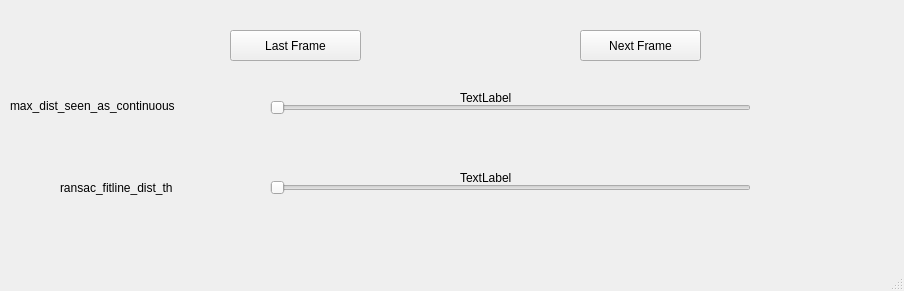
<?xml version="1.0" encoding="UTF-8"?>
<ui version="4.0">
 <class>AdjustParametersWindow</class>
 <widget class="QMainWindow" name="AdjustParametersWindow">
  <property name="geometry">
   <rect>
    <x>0</x>
    <y>0</y>
    <width>904</width>
    <height>291</height>
   </rect>
  </property>
  <property name="windowTitle">
   <string>MainWindow</string>
  </property>
  <widget class="QWidget" name="centralwidget">
   <widget class="QSlider" name="p1Slider">
    <property name="geometry">
     <rect>
      <x>270</x>
      <y>100</y>
      <width>481</width>
      <height>16</height>
     </rect>
    </property>
    <property name="orientation">
     <enum>Qt::Horizontal</enum>
    </property>
   </widget>
   <widget class="QSlider" name="p3Slider">
    <property name="geometry">
     <rect>
      <x>270</x>
      <y>180</y>
      <width>481</width>
      <height>16</height>
     </rect>
    </property>
    <property name="orientation">
     <enum>Qt::Horizontal</enum>
    </property>
   </widget>
   <widget class="QPushButton" name="lastButton">
    <property name="geometry">
     <rect>
      <x>230</x>
      <y>30</y>
      <width>131</width>
      <height>31</height>
     </rect>
    </property>
    <property name="text">
     <string>Last Frame</string>
    </property>
   </widget>
   <widget class="QPushButton" name="nextButton">
    <property name="geometry">
     <rect>
      <x>580</x>
      <y>30</y>
      <width>121</width>
      <height>31</height>
     </rect>
    </property>
    <property name="text">
     <string>Next Frame</string>
    </property>
   </widget>
   <widget class="QLabel" name="p1_label">
    <property name="geometry">
     <rect>
      <x>10</x>
      <y>90</y>
      <width>231</width>
      <height>31</height>
     </rect>
    </property>
    <property name="text">
     <string>max_dist_seen_as_continuous</string>
    </property>
   </widget>
   <widget class="QLabel" name="p2_lable">
    <property name="geometry">
     <rect>
      <x>60</x>
      <y>180</y>
      <width>181</width>
      <height>16</height>
     </rect>
    </property>
    <property name="text">
     <string>ransac_fitline_dist_th</string>
    </property>
   </widget>
   <widget class="QLabel" name="p1_value">
    <property name="geometry">
     <rect>
      <x>460</x>
      <y>90</y>
      <width>141</width>
      <height>16</height>
     </rect>
    </property>
    <property name="text">
     <string>TextLabel</string>
    </property>
   </widget>
   <widget class="QLabel" name="p3_value">
    <property name="geometry">
     <rect>
      <x>460</x>
      <y>170</y>
      <width>141</width>
      <height>16</height>
     </rect>
    </property>
    <property name="text">
     <string>TextLabel</string>
    </property>
   </widget>
  </widget>
  <widget class="QMenuBar" name="menubar">
   <property name="geometry">
    <rect>
     <x>0</x>
     <y>0</y>
     <width>904</width>
     <height>19</height>
    </rect>
   </property>
  </widget>
  <widget class="QStatusBar" name="statusbar"/>
 </widget>
 <resources/>
 <connections/>
</ui>
